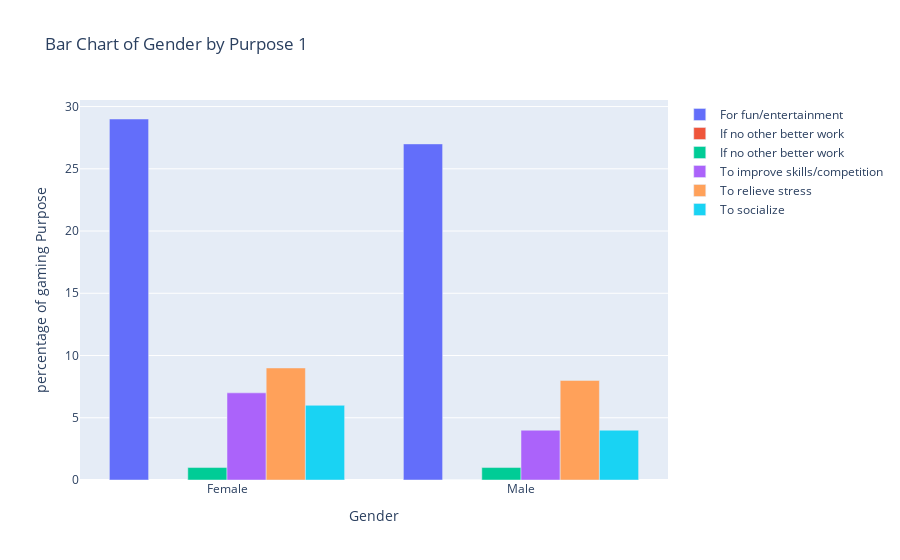

Notebook code for this chart:
### Markdown cell above
<div 
style="
/* color:white;
background-color:#141414; */
color:black;
background-color:#d9d9d9;
border-radius:10px;
padding:1%;
font-size:1em;
border: 1px solid #3f37c9;
"> 
🔎 <b>We can see that:</b>
<ul>
    <li>Most Females play games for 0 to 10 hours per week and same is the case for Males.</li>
</ul></div>

### Code cell
gender_col = df_coloumns[1]  # Gender column
Purpose_col = df_coloumns[14]  # Purpose column 

# Group by Gender and Purpose, and count the percentage of occurrences
Purpose_counts = df.groupby([gender_col, Purpose_col]).size().fillna(0).unstack()
Purpose_counts = (Purpose_counts*100)//df.shape[0]

# Create the figure
fig = go.Figure()

# Add bars for each Purpose as separate traces, creating a stacked effect
for Purpose in Purpose_counts.columns:
    fig.add_trace(
        go.Bar(
            x=Purpose_counts.index,
            y=Purpose_counts[Purpose],
            name=str(Purpose)
        )
    )

# Update layout with stacked option
fig.update_layout(
    title_text=f'Bar Chart of {gender_col} by {Purpose_col}',
    xaxis_title='Gender',
    yaxis_title='percentage of gaming Purpose',
    hovermode='x',  # Enable hover interaction

)

fig.show()

### Figure 1 — Plotly figure (JSON) as saved in the notebook; plotly's stock layout.template omitted (floating-point values rounded to 4 significant figures)
{"data": [{"name": "For fun/entertainment", "type": "bar", "x": ["Female", "Male"], "y": [29, 27]}, {"name": "If no other better work", "type": "bar", "x": ["Female", "Male"], "y": [null, 0]}, {"name": "If no other better work ", "type": "bar", "x": ["Female", "Male"], "y": [1, 1]}, {"name": "To improve skills/competition", "type": "bar", "x": ["Female", "Male"], "y": [7, 4]}, {"name": "To relieve stress", "type": "bar", "x": ["Female", "Male"], "y": [9, 8]}, {"name": "To socialize", "type": "bar", "x": ["Female", "Male"], "y": [6, 4]}], "layout": {"hovermode": "x", "title": {"text": "Bar Chart of Gender by Purpose 1"}, "xaxis": {"title": {"text": "Gender"}}, "yaxis": {"title": {"text": "percentage of gaming Purpose"}}}}
